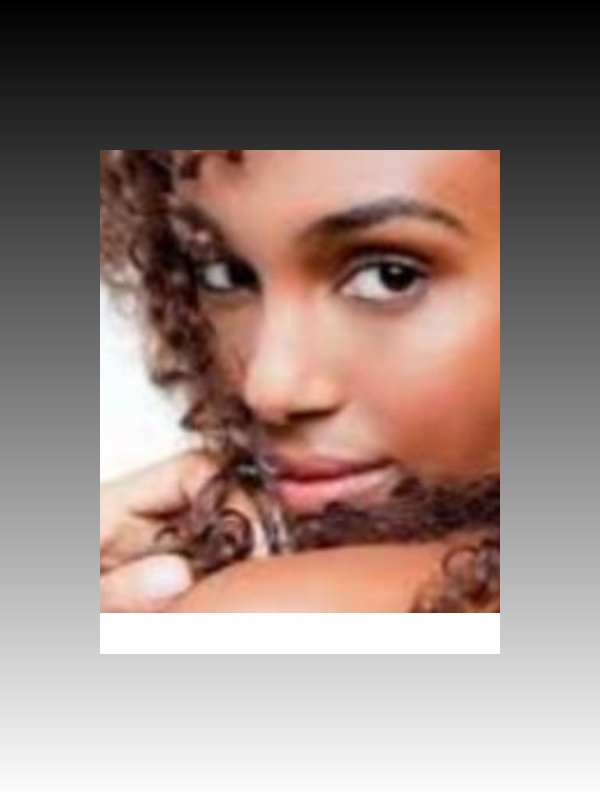
#> input picture dataset/fail_background/id_001.jpg, 600 x 800 px; its folder holds 3 pictures in this run; the run also reads 1 picture not shown here
$ python explore_roi_corners.py   (older library calls are emulated)
#> lines starting #> are read from the running program, lines starting #| are printed output that depends on the picture; after the words box and inside, x2 and y2 are one past the last pixel; in counts of white or black regions, pixels touching at a corner belong together; pictures that were not available may be replaced by others from this repository, and a replacement may not be noted
### backend/app/core/background_analyzer.py
"""
Module 4: Background Uniformity & Segmentation Analysis
Phụ trách bởi: HUY & NHÓM PHOTOCHECK

Cơ sở lý thuyết bám sát Giáo trình & Slide bài giảng:
1. Slide 3 (Xử lý ảnh màu - Ch03):
   - Chuyển đổi không gian màu RGB -> HSV (Hue, Saturation, Value).
   - Phân đoạn màu (Color Segmentation): Nhận diện miền màu phông nền dựa trên màu hạt giống (Seed Color)
     và ngưỡng sai khác màu trong không gian HSV.
2. Slide 4 (Hình thái học - Ch04):
   - Phép mở (Morphological Opening) với phần tử cấu trúc SE 5x5: Khử nhiễu lốm đốm.
   - Phép đóng (Morphological Closing) với SE 7x7: Điền đầy các khe hở và làm mịn đường viền phông nền.
   - Trích xuất thành phần liên thông (Connected Components): Cô lập thành phần phông nền liên thông lớn nhất bao quanh chủ thể.
3. Đánh giá độ đồng nhất:
   - Tính độ lệch chuẩn màu (Std Dev) trên toàn bộ miền phông nền đã phân đoạn kết hợp 4 góc ROI.
"""

import cv2
import numpy as np
from typing import Dict, Any, List, Tuple


def segment_background_hsv_morphology(
    image_bgr: np.ndarray,
    corners_coords: List[Tuple[int, int, int, int]]
) -> Tuple[np.ndarray, float, str]:
    """
    Phân đoạn vùng phông nền bằng không gian màu HSV và Xử lý hình thái học (Morphology).

    Args:
        image_bgr: Ảnh gốc BGR
        corners_coords: Tọa độ 4 góc ROI (x, y, w, h)

    Returns:
        tuple (bg_mask_binary, bg_segmented_std, detected_bg_type)
    """
    img_h, img_w = image_bgr.shape[:2]
    image_hsv = cv2.cvtColor(image_bgr, cv2.COLOR_BGR2HSV)

    # 1. Thu thập mẫu màu nền từ 4 góc (Background Seeds)
    seed_pixels = []
    for (x, y, w, h) in corners_coords:
        roi_hsv = image_hsv[y:y+h, x:x+w]
        seed_pixels.append(roi_hsv.reshape(-1, 3))
    all_seeds = np.vstack(seed_pixels)

    median_hsv = np.median(all_seeds, axis=0)
    med_h, med_s, med_v = median_hsv[0], median_hsv[1], median_hsv[2]

    # Nhận diện loại phông nền
    if med_s < 40 and med_v > 160:
        detected_bg_type = "WHITE_BACKGROUND"
        # Ngưỡng màu nền trắng (S thấp, V cao)
        lower_bound = np.array([0, 0, 140], dtype=np.uint8)
        upper_bound = np.array([180, 50, 255], dtype=np.uint8)
    elif 85 <= med_h <= 135:
        detected_bg_type = "BLUE_BACKGROUND"
        # Ngưỡng màu nền xanh (H trong dải xanh dương)
        lower_bound = np.array([max(0, med_h - 25), max(30, med_s - 50), max(50, med_v - 70)], dtype=np.uint8)
        upper_bound = np.array([min(180, med_h + 25), min(255, med_s + 60), min(255, med_v + 60)], dtype=np.uint8)
    else:
        detected_bg_type = "CUSTOM_BACKGROUND"
        lower_bound = np.array([max(0, med_h - 20), max(0, med_s - 45), max(40, med_v - 60)], dtype=np.uint8)
        upper_bound = np.array([min(180, med_h + 20), min(255, med_s + 45), min(255, med_v + 60)], dtype=np.uint8)

    # 2. Tạo mặt nạ nhị phân thô bằng phân đoạn màu HSV (Slide 3)
    raw_mask = cv2.inRange(image_hsv, lower_bound, upper_bound)

    # 3. Áp dụng các phép toán hình thái học (Slide 4: Mathematical Morphology)
    # Phần tử cấu trúc SE hình elip 5x5 và 7x7
    se_open = cv2.getStructuringElement(cv2.MORPH_ELLIPSE, (5, 5))
    se_close = cv2.getStructuringElement(cv2.MORPH_ELLIPSE, (7, 7))

    # Phép mở (Opening): Xóa các điểm nhiễu li ti
    mask_open = cv2.morphologyEx(raw_mask, cv2.MORPH_OPEN, se_open)
    # Phép đóng (Closing): Nối liền các khoảng trống và làm mịn đường viền
    mask_clean = cv2.morphologyEx(mask_open, cv2.MORPH_CLOSE, se_close)

    # 4. Trích xuất thành phần liên thông (Connected Components) giữ lại vùng nền lớn nhất
    num_labels, labels, stats, centroids = cv2.connectedComponentsWithStats(mask_clean, connectivity=8)

    # Tìm nhãn nền chứa các góc ảnh
    bg_final_mask = np.zeros_like(mask_clean)
    corner_points = [(5, 5), (img_w - 5, 5), (5, img_h - 5), (img_w - 5, img_h - 5)]
    bg_labels = set()
    for (cx, cy) in corner_points:
        lbl = labels[cy, cx]
        if lbl > 0:
            bg_labels.add(lbl)

    if bg_labels:
        for lbl in bg_labels:
            bg_final_mask[labels == lbl] = 255
    else:
        # Nếu không bắt được nhãn góc, lấy thành phần có diện tích lớn nhất (sau background=0)
        if num_labels > 1:
            largest_label = 1 + np.argmax(stats[1:, cv2.CC_STAT_AREA])
            bg_final_mask[labels == largest_label] = 255
        else:
            bg_final_mask = mask_clean

    # 5. Tính độ lệch chuẩn màu sắc trên miền nền đã phân đoạn
    bg_pixels = image_bgr[bg_final_mask == 255]
    if len(bg_pixels) > 50:
        std_b = float(np.std(bg_pixels[:, 0]))
        std_g = float(np.std(bg_pixels[:, 1]))
        std_r = float(np.std(bg_pixels[:, 2]))
        bg_segmented_std = (std_b + std_g + std_r) / 3.0
    else:
        bg_segmented_std = 25.0

    return bg_final_mask, bg_segmented_std, detected_bg_type


def analyze_background(
    image_bgr: np.ndarray,
    image_gray: np.ndarray,
    preset_config: dict
) -> Tuple[Dict[str, Any], np.ndarray]:
    """
    Phân tích độ đồng nhất phông nền kết hợp Phân đoạn màu HSV (Slide 3),
    Hình thái học Morphology (Slide 4) và Thống kê 4 góc ROI.
    """
    img_h, img_w = image_gray.shape[:2]

    # 1. Xác định kích thước vùng ROI 4 góc (12% chiều rộng, 12% chiều cao)
    roi_w = max(int(img_w * 0.12), 10)
    roi_h = max(int(img_h * 0.12), 10)

    corners: Dict[str, Tuple[int, int, int, int]] = {
        "top_left":     (0,               0,               roi_w, roi_h),
        "top_right":    (img_w - roi_w,   0,               roi_w, roi_h),
        "bottom_left":  (0,               img_h - roi_h,   roi_w, roi_h),
        "bottom_right": (img_w - roi_w,   img_h - roi_h,   roi_w, roi_h),
    }

    # 2. Phân đoạn màu HSV & Morphology toàn miền nền
    corner_coords = list(corners.values())
    bg_mask, bg_segmented_std, bg_type = segment_background_hsv_morphology(image_bgr, corner_coords)

    # 3. Tính toán chỉ số thống kê 4 góc ROI
    corner_stds_gray:  List[float] = []
    corner_stds_color: List[float] = []
    corner_combined:   List[float] = []
    corner_details:    List[Dict]  = []
    corner_means_gray: List[float] = []
    corner_laplacians: List[float] = []

    visual_img = image_bgr.copy()

    # Phủ lớp màu Cyan bán trong suốt lên vùng nền đã phân đoạn bằng Morphology
    overlay = visual_img.copy()
    overlay[bg_mask == 255] = [230, 200, 150]  # Light cyan-blue tint
    cv2.addWeighted(overlay, 0.25, visual_img, 0.75, 0, visual_img)

    for name, (x, y, w, h) in corners.items():
        roi_gray = image_gray[y: y + h, x: x + w]
        roi_bgr  = image_bgr [y: y + h, x: x + w]

        gray_std = float(np.std(roi_gray))
        b_std = float(np.std(roi_bgr[:, :, 0]))
        g_std = float(np.std(roi_bgr[:, :, 1]))
        r_std = float(np.std(roi_bgr[:, :, 2]))
        color_std = (b_std + g_std + r_std) / 3.0

        combined = 0.5 * gray_std + 0.5 * color_std
        roi_mean = float(np.mean(roi_gray))
        roi_lap = float(cv2.Laplacian(roi_gray, cv2.CV_64F).var())

        corner_stds_gray.append(gray_std)
        corner_stds_color.append(color_std)
        corner_combined.append(combined)
        corner_means_gray.append(roi_mean)
        corner_laplacians.append(roi_lap)

        corner_details.append({
            "name":       name,
            "gray_std":   round(gray_std, 2),
            "color_std":  round(color_std, 2),
            "combined":   round(combined, 2),
            "mean_gray":  round(roi_mean, 1),
            "laplacian":  round(roi_lap, 2),
        })

        # Vẽ khung ROI 4 góc
        cv2.rectangle(visual_img, (x, y), (x + w, y + h), (0, 200, 255), 2)
        label_y = y + h - 6 if y < img_h // 2 else y + 14
        cv2.putText(
            visual_img,
            f"S:{combined:.1f}",
            (x + 3, label_y),
            cv2.FONT_HERSHEY_SIMPLEX, 0.4, (0, 200, 255), 1, cv2.LINE_AA
        )

    # 4. Chỉ số tổng hợp cuối cùng: trung bình 4 góc & kiểm tra bất đối xứng ánh sáng
    avg_gray_std  = float(np.mean(corner_stds_gray))
    avg_color_std = float(np.mean(corner_stds_color))
    avg_bg_std    = float(np.mean(corner_combined))
    avg_corner_luminance = float(np.mean(corner_means_gray))
    avg_corner_laplacian = float(np.mean(corner_laplacians))

    # corner_means_gray thứ tự: top_left (0), top_right (1), bottom_left (2), bottom_right (3)
    tl_m, tr_m, bl_m, br_m = corner_means_gray[0], corner_means_gray[1], corner_means_gray[2], corner_means_gray[3]
    left_m = (tl_m + bl_m) / 2.0
    right_m = (tr_m + br_m) / 2.0
    top_m = (tl_m + tr_m) / 2.0
    bottom_m = (bl_m + br_m) / 2.0

    horizontal_diff = abs(left_m - right_m)
    vertical_diff = top_m - bottom_m

    shadow_detected = (horizontal_diff > 18.0) or (vertical_diff > 25.0)
    is_bokeh_blur = (avg_corner_laplacian < 12.0) and (bg_type == "CUSTOM_BACKGROUND" or avg_bg_std >= 2.0)
    is_dark_murky = (avg_corner_luminance < 90.0) and (bg_type != "BLUE_BACKGROUND")
    is_cluttered = (avg_bg_std > 4.5) and (avg_corner_laplacian >= 12.0)

    # 5. Đối chiếu ngưỡng
    bg_rules = preset_config.get("background_uniformity", {})
    max_std  = bg_rules.get("max_color_std", 18.0)
    bg_passed = (avg_bg_std <= max_std)

    # 6. Vẽ thông số lên ảnh
    status_color = (0, 200, 80) if bg_passed else (0, 60, 230)
    cv2.putText(
        visual_img,
        f"HSV+Morph BG: {'PASS' if bg_passed else 'FAIL'} (Avg={avg_bg_std:.1f}, {bg_type})",
        (10, 22),
        cv2.FONT_HERSHEY_SIMPLEX, 0.55, status_color, 2, cv2.LINE_AA
    )

    if bg_passed:
        message = (
            f"Phông nền đồng nhất ({bg_type}) — Phân đoạn HSV & Morphology đạt chuẩn, "
            f"Std 4 góc: {avg_bg_std:.2f} <= {max_std}."
        )
    else:
        message = (
            f"Phông nền không đồng nhất hoặc có vật thể/hoa văn — "
            f"Chỉ số biến thiên màu: {avg_bg_std:.2f} > ngưỡng {max_std}."
        )

    metrics: Dict[str, Any] = {
        "passed":               bg_passed,
        "avg_std_dev":          round(avg_bg_std, 2),
        "avg_gray_std":         round(avg_gray_std, 2),
        "avg_color_std":        round(avg_color_std, 2),
        "segmented_bg_std":     round(bg_segmented_std, 2),
        "avg_corner_luminance": round(avg_corner_luminance, 1),
        "avg_corner_laplacian": round(avg_corner_laplacian, 2),
        "horizontal_diff":      round(horizontal_diff, 1),
        "vertical_diff":        round(vertical_diff, 1),
        "shadow_detected":      bool(shadow_detected),
        "is_bokeh_blur":        bool(is_bokeh_blur),
        "is_dark_murky":        bool(is_dark_murky),
        "is_cluttered":         bool(is_cluttered),
        "bg_type":              bg_type,
        "corners_std_dev":      [round(c, 2) for c in corner_combined],
        "corner_details":       corner_details,
        "threshold_max_std":    max_std,
        "message":              message,
    }

    return metrics, visual_img

### explore_roi_corners.py
"""
explore_roi_corners.py
======================
GIAI ĐOẠN 1 - Ngày 4 đến 7: Script thử nghiệm thăm dò ban đầu
Phụ trách: HUY

Mục đích (theo timeline):
    - Viết script cắt 4 góc ảnh (Corner ROIs)
    - Tính độ lệch chuẩn màu (Std Dev) trên 15 ảnh nền mẫu từ dataset
    - Quan sát phân bố Std Dev để xác định khoảng ngưỡng thô ban đầu
      cho cấu hình Background Uniformity trong config.py

Cách chạy:
    python explore_roi_corners.py

Đầu ra:
    - In bảng Std Dev cho từng ảnh PASS và từng ảnh FAIL lên màn hình
    - Gợi ý ngưỡng max_color_std ban đầu
    - Lưu ảnh visualization có vẽ 4 góc ROI vào thư mục explore_output/
"""

import os
import sys
import cv2
import numpy as np

# Thêm backend vào path
BACKEND_DIR = os.path.join(os.path.dirname(__file__), "backend")
sys.path.insert(0, BACKEND_DIR)

from app.core.config import PRESET_CONFIGS, DEFAULT_PRESET
from app.core.background_analyzer import analyze_background

DATASET_DIR  = os.path.join(os.path.dirname(__file__), "dataset")
OUTPUT_DIR   = os.path.join(os.path.dirname(__file__), "explore_output")
NUM_SAMPLES  = 15   # Theo timeline: thử nghiệm trên 15 ảnh mẫu


def imread_unicode(path: str):
    buf = np.fromfile(path, dtype=np.uint8)
    return cv2.imdecode(buf, cv2.IMREAD_COLOR)


def imwrite_unicode(path: str, img: np.ndarray):
    ok, buf = cv2.imencode(".jpg", img)
    if ok:
        buf.tofile(path)


def explore_folder(folder_name: str, label: str, preset_config: dict):
    """Phân tích 15 ảnh đầu tiên trong một thư mục và in bảng kết quả."""
    folder = os.path.join(DATASET_DIR, folder_name)
    files  = sorted(os.listdir(folder))[:NUM_SAMPLES]

    stds = []
    print(f"\n{'─'*60}")
    print(f"  [{label}] Thư mục: {folder_name}/ ({len(files)} ảnh mẫu)")
    print(f"{'─'*60}")
    print(f"  {'Ảnh':<20} {'GrayStd':>9} {'ColorStd':>9} {'Combined':>9}")
    print(f"  {'─'*50}")

    out_folder = os.path.join(OUTPUT_DIR, folder_name)
    os.makedirs(out_folder, exist_ok=True)

    for fname in files:
        fpath = os.path.join(folder, fname)
        img   = imread_unicode(fpath)
        if img is None:
            continue

        gray = cv2.cvtColor(img, cv2.COLOR_BGR2GRAY)
        metrics, vis_img = analyze_background(img, gray, preset_config)

        combined  = metrics["avg_std_dev"]
        gray_std  = metrics["avg_gray_std"]
        color_std = metrics["avg_color_std"]
        stds.append(combined)

        print(f"  {fname:<20} {gray_std:>9.2f} {color_std:>9.2f} {combined:>9.2f}")

        # Lưu ảnh visualization
        out_path = os.path.join(out_folder, fname)
        imwrite_unicode(out_path, vis_img)

    if stds:
        print(f"  {'─'*50}")
        print(f"  {'Min':>29} {min(stds):>9.2f}")
        print(f"  {'Max':>29} {max(stds):>9.2f}")
        print(f"  {'Mean':>29} {np.mean(stds):>9.2f}")
        print(f"  {'Median':>29} {np.median(stds):>9.2f}")

    return stds


def suggest_threshold(pass_stds, fail_stds):
    """Gợi ý ngưỡng max_color_std dựa trên phân bố thực nghiệm."""
    if not pass_stds or not fail_stds:
        return

    print(f"\n{'='*60}")
    print("  GỢI Ý NGƯỠNG BAN ĐẦU (Data-driven Threshold)")
    print(f"{'='*60}")
    print(f"  Std tổng hợp nhóm PASS: min={min(pass_stds):.2f}  max={max(pass_stds):.2f}  mean={np.mean(pass_stds):.2f}")
    print(f"  Std tổng hợp nhóm FAIL: min={min(fail_stds):.2f}  max={max(fail_stds):.2f}  mean={np.mean(fail_stds):.2f}")

    # Ngưỡng gợi ý: percentile 95 của nhóm PASS (ảnh chuẩn)
    suggested = float(np.percentile(pass_stds, 95))
    print(f"\n  --> Gợi ý max_color_std = {suggested:.1f}")
    print(f"      (Percentile 95 của nhóm PASS = {suggested:.2f})")
    print(f"      Cập nhật giá trị này vào backend/app/core/config.py")
    print(f"      Sau đó chạy benchmark_eval.py để đo lại F1-Score.")
    print(f"{'='*60}")


def main():
    os.makedirs(OUTPUT_DIR, exist_ok=True)
    preset = PRESET_CONFIGS[DEFAULT_PRESET]

    print("=" * 60)
    print("  THĂM DÒ ROI CORNERS -- Giai đoạn 1, Ngày 4-7")
    print("  Phụ trách: HUY")
    print("=" * 60)
    print(f"  Dataset: {DATASET_DIR}")
    print(f"  Mẫu phân tích mỗi nhóm: {NUM_SAMPLES} ảnh")
    print(f"  Ngưỡng hiện tại trong config: max_color_std = "
          f"{preset['background_uniformity']['max_color_std']}")

    pass_stds = explore_folder("pass",          "PASS - Ảnh thẻ chuẩn", preset)
#> in imread_unicode, returned value is the input picture: shape (800, 600, 3); mean B, G, R 123.6, 129.5, 148.3
#> in explore_folder, `gray = cv2.cvtColor(img, cv2.COLOR_BGR2GRAY)`:
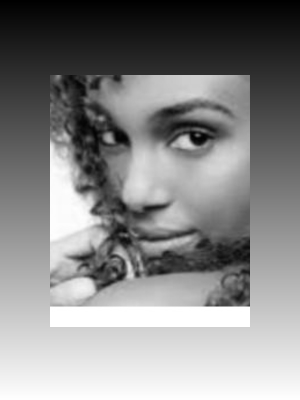
#> gray: shape (800, 600) (shown at 1/2 size); min 0, max 255, mean 134.5
#> after the loop in segment_background_hsv_morphology, `for (x, y, w, h) in corners_coords:`: seed_pixels = 4 items
#> in segment_background_hsv_morphology, `median_hsv = np.median(all_seeds, axis=0)`: median_hsv = [0, 0, 127]
#> in segment_background_hsv_morphology, `med_h, med_s, med_v = median_hsv[0], median_hsv[1], median_hsv[2]`: med_h = 0; med_v = 127
#> in segment_background_hsv_morphology, `lower_bound = np.array([max(0, med_h - 20), max(0, med_s - 45), max(40..`: lower_bound = [0, 0, 67]
#> in segment_background_hsv_morphology, `upper_bound = np.array([min(180, med_h + 20), min(255, med_s + 45), mi..`: upper_bound = [20, 45, 187]
#> in segment_background_hsv_morphology, `raw_mask = cv2.inRange(image_hsv, lower_bound, upper_bound)`:
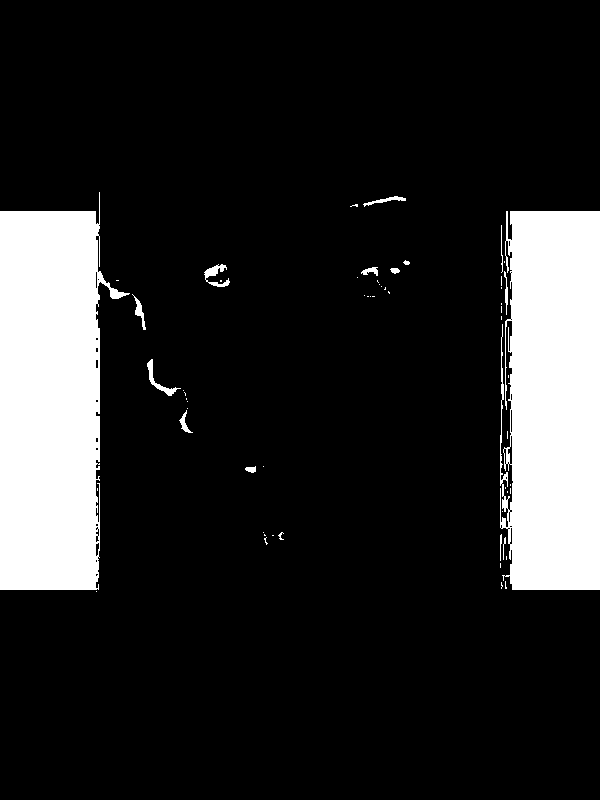
#> raw_mask: shape (800, 600); 15.4% white; 58 white regions (42 under 20 px), largest, box (x1, y1, x2, y2) and area: (0, 192, 130, 590) 37577, (500, 211, 600, 590) 34685, (204, 264, 230, 287) 245
#> in segment_background_hsv_morphology, `mask_open = cv2.morphologyEx(raw_mask, cv2.MORPH_OPEN, se_open)`:
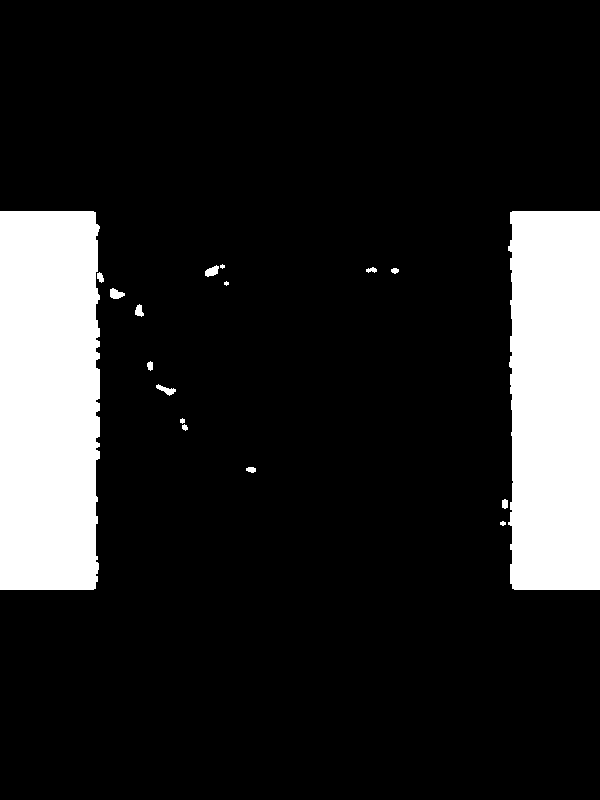
#> mask_open: shape (800, 600); 14.9% white; 17 white regions (2 under 20 px), largest, box (x1, y1, x2, y2) and area: (0, 211, 100, 590) 37009, (508, 211, 600, 590) 33678, (110, 288, 125, 299) 111
#> in segment_background_hsv_morphology, `num_labels, labels, stats, centroids = cv2.connectedComponentsWithStat..`:
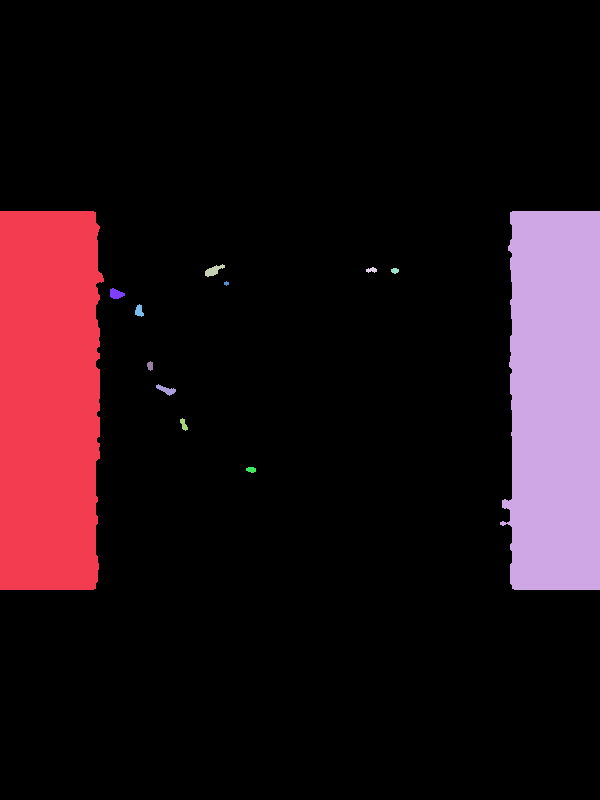
#> labels: shape (800, 600) int32; 13 distinct labels, from 0 to 12; one colour per label, 0 black
#> in segment_background_hsv_morphology, `num_labels, labels, stats, centroids = cv2.connectedComponentsWithStat..`: num_labels = 13; stats = 13 rows, first 6: [0, 0, 600, 800, 408373], [0, 211, 104, 379, 37146], [500, 211, 100, 379, 33810], [205, 264, 20, 13, 129], [366, 267, 11, 6, 43], [391, 268, 8, 6, 36]; centroids = 13 rows, first 8: [301.4, 399.6], [48.52, 399.5], [554.9, 400.2], [213.3, 270.2], [371.2, 269.6], [394.5, 270.3], [226, 283], [115.8, 293.6]
#> (the rest of the program and of its run is left out)
